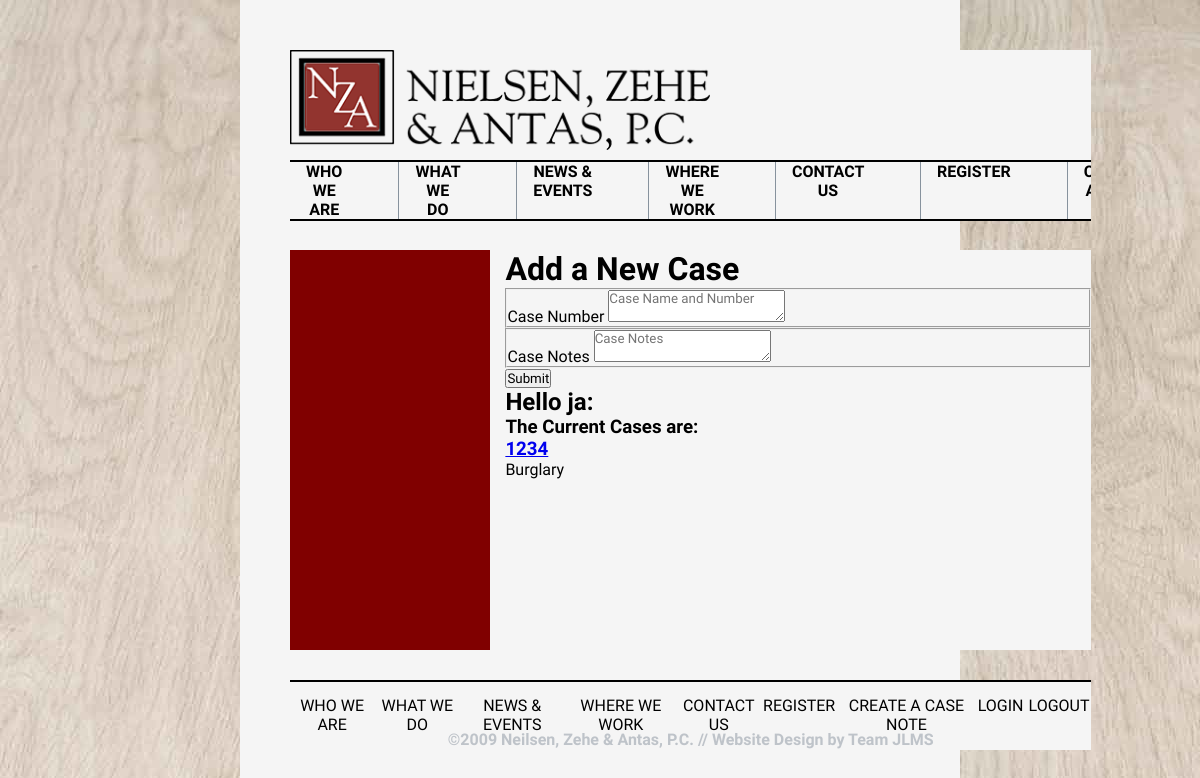
The page /create_cases (signed in) on the database as committed earlier.
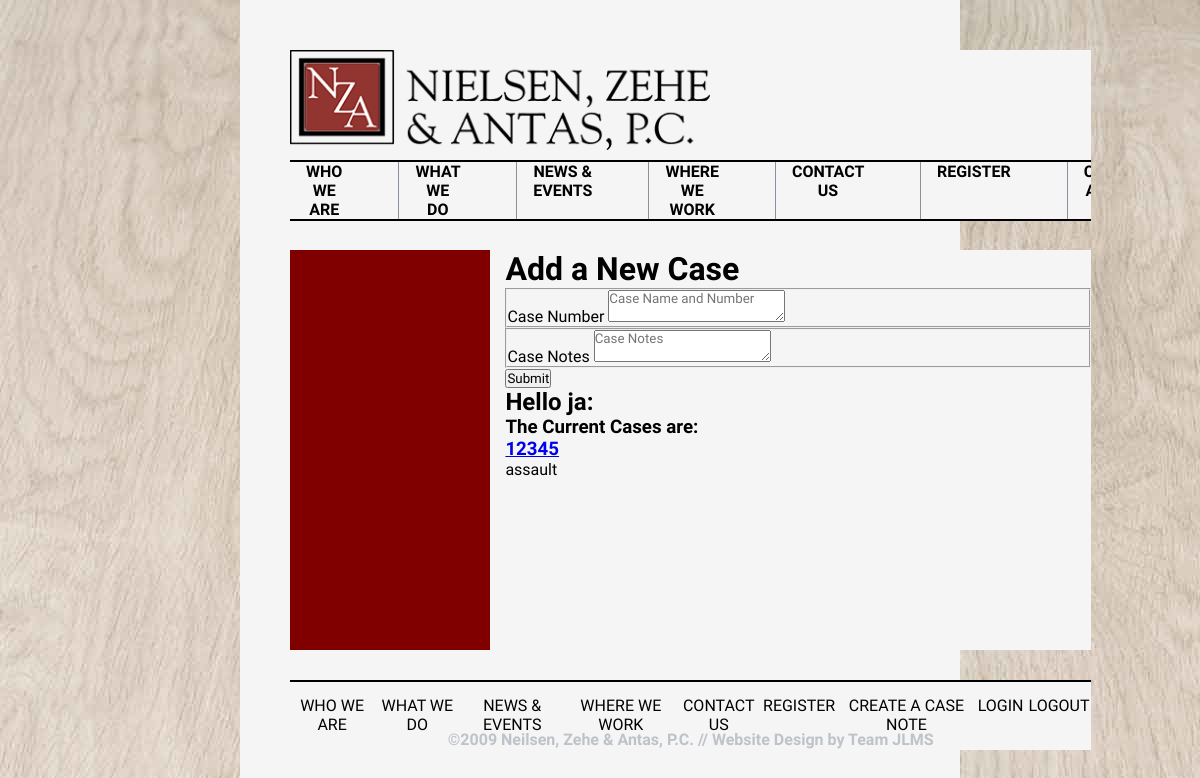
The same page on the database as committed later.
### NZA_Law/models.py (models this page shows, shortened)
class Lawyer(db.Model, UserMixin):
    id = db.Column(db.Integer, primary_key=True)
    username = db.Column(db.String(150), nullable=False, unique=True)
    email = db.Column(db.String(150), nullable=False, unique=True)
    password = db.Column(db.String(256), nullable=False)
    case = db.relationship('Case', backref='author', lazy=True)

class Case(db.Model):
    id = db.Column(db.Integer, primary_key=True)
    caseNum = db.Column(db.String(200))
    caseNotes = db.Column(db.String(300))
    date_created = db.Column(db.DateTime, nullable=False, default=datetime.utcnow)
    lawyer_id = db.Column(db.Integer, db.ForeignKey('lawyer.id'), nullable=False)

### NZA_Law/routes.py (the view, shortened to what this page needs)
@app.route('/create_cases', methods=['GET', "POST"])
@login_required
def create_cases():
    form = CaseNotesForm()
    cases = Case.query.all()
    return render_template('create_case.html', form=form, cases=cases)

### NZA_Law/forms.py
class CaseNotesForm(FlaskForm):
    caseNum = TextAreaField('Case Number', validators=[DataRequired()])
    caseNotes = TextAreaField('Case Notes', validators=[DataRequired()])
    submit = SubmitField()

### NZA_Law/models.py (called while the page is built)
@login.user_loader
def load_user(lawyer_id):
    return Lawyer.query.get(int(lawyer_id)) # This connects to the lawyer class that will be built here

### NZA_Law/templates/create_case.html (shortened to what this page needs)
{% extends 'base.html' %}
{% block content %}
<h1>Add a New Case</h1>
<form action="" method="POST">
    <div class="form-group">
        <fieldset>
            {{ form.caseNum.label }}
            {{ form.caseNum(class="form-control", placeholder='Case Name and Number') }}
        </fieldset>
        <fieldset>
            {{ form.caseNotes.label }}
            {{ form.caseNotes(class="form-control", placeholder='Case Notes') }}
        </fieldset>
        {{ form.submit(class='btn btn-success') }}
    </div>
</form>
<h2>Hello {{ current_user.username }}:</h2>
<h3>The Current Cases are: </h3>
{% if current_user.is_authenticated %}
{% for case in cases %}
    <div class="container">
        <h3>
            <a href="{{ url_for('case_detail', case_id = case.id) }}">{{ case.caseNum }}</a>
        </h3>
        <p>{{ case.caseNotes }}</p>
    </div>
{% endfor %}
{% else %}
<h2>That is not legal!</h2>
{%endif %}
{% endblock content %}

### NZA_Law/templates/base.html (shortened to what this page needs)
<!DOCTYPE html>
<html lang="en">
    <head>
        <link rel="stylesheet" href="../static/css/template_styles.css">
    </head>
    <body>
        <div class="page">
            <div class="blank1"></div>
            <div class="center">
                {% include 'nav.html' %}
                <div class="content">
                    <div class="sidebar">
                    </div>
                    <div class="content-text">
                        {% block content %}
                        {% endblock content %}
                    </div>
                </div>
                <footer>
                    {% include 'nav_footer.html' %}
                </footer>
            </div>
            <div class="blank2"></div>
        </div>
    </body>
</html>

### NZA_Law/templates/nav.html (shortened to what this page needs)
<header>
    <div class="logo">
        <a href="{{ url_for('home') }}">
            <img alt="NZA Law Website" src="../static/images/logo-invert.png" height="100%">
        </a>
    </div>
    <nav class="navbar">
        <ul>
        <li><a href="{{ url_for('who') }}">Who we are </a></li>
        <li><a href="{{ url_for('what') }}">what we do</a></li>
        <li><a href="https://www.theonion.com/">news & events</a></li>
        <li><a href="https://en.wikipedia.org/wiki/Carmen_Sandiego">where we work</a></li>
        <li><a href="{{ url_for('contact') }}">contact us</a></li>
        <li><a href="{{ url_for('register') }}">Register</a></li>
        <li><a href="{{ url_for('create_cases') }}">Create a Case Note</a></li>
        </ul>
    </nav>
</header>

### NZA_Law/templates/nav_footer.html
<div class="links">
    <nav>
        <ul>
            <li><a href="{{ url_for('who') }}">Who we are </a></li>
            <li><a href="{{ url_for('what') }}">what we do</a></li>
            <li><a href="https://www.theonion.com/">news & events</a></li>
            <li><a href="https://en.wikipedia.org/wiki/Carmen_Sandiego">where we work</a></li>
            <li><a href="{{ url_for('contact') }}">contact us</a></li>
            <li><a href="{{ url_for('register') }}">Register</a></li>
            <li><a href="{{ url_for('create_cases') }}">Create a Case Note</a></li>
            <li><a href="{{ url_for('login') }}" >Login</a></li>
            <li><a href="{{ url_for('logout') }}" >Logout</a></li>
        </ul>
    </nav>
</div>
<div class="copyright">
    <h4>&copy;2009 Neilsen, Zehe & Antas, P.C. // Website Design by Team JLMS</h4>
</div>

### NZA_Law/static/css/template_styles.css (style rules this page uses)
* { margin: 0; padding: 0; font-family: 'Source Sans Pro', sans-serif; }
body, html { background-image: url(images/nza_background.jpg); font-family: 'Source Sans Pro', sans-serif; }
.page { display: grid; width: 100vw; height: 100vh; grid-template-columns: 20% 60% 20%; grid-template-areas: "side1 center side2" }
.blank1 { grid-area: side1; }
.blank2 { grid-area: side2; }
.center { grid-area: center; background-color: whitesmoke; display: grid; width: 100%; height: 98%; grid-template-rows: 200px auto 120px; grid-template-areas: "header" "content" "footer"; }
div.center header { grid-area: header; background-color: whitesmoke; display: grid; width: auto; height: 135px; margin: 50px ; grid-template-rows: 100px; grid-template-areas: "logo", "navbar"; }
.content { grid-area: content; background-color: whitesmoke; display: grid; margin: 50px 50px 30px 50px; grid-template-columns: 25% 75%; grid-template-areas: "sidebar content-text"; }
div.center footer { grid-area: footer; background-color: whitesmoke; display: grid; width: auto; height: 70px; margin:0 50px ; grid-template-rows: 50px 20px; grid-template-areas: "links" "copyright"; }
div.logo img { grid-area: logo; background-color: whitesmoke; }
header nav { width: 100%; background-color: whitesmoke; border-top: 2px solid black; border-bottom: 2px solid black; margin: 10px auto; }
header ul { display: flex; justify-content: space-around; list-style-type: none; margin: 0 auto; padding: 0; overflow: hidden; background-color: whitesmoke; text-align: center; }
header li { padding-right: 5%; border-right:1px solid rgb(135, 146, 157); }
header li a { font-weight: 600; text-align: center; text-transform: uppercase; display: block; color: black; margin: 0 auto; padding: 0px 16px; text-decoration: none; }
div.sidebar { grid-area: sidebar; height: 400px; width: 100%; margin: 0 0 0 0; background-color: rgb(128, 0, 0); }
.content-text { grid-area: content-text; width: 97.5%; height: 100%; margin-left: 2.5%; }
footer nav { width: 100%; background-color: whitesmoke; border-top: 2px solid black; margin: 0 auto; }
footer ul { display: flex; justify-content: center; list-style-type: none; margin: 0; padding: 0; overflow: hidden; background-color: whitesmoke; text-align: center; }
footer li { border-right:1px solid whitesmoke; }
footer li:last-child { border-right: none; }
footer li a { font-weight: 500; text-transform: uppercase; display: block; color: black; margin: 0 auto; padding: 14px 2px; text-decoration: none; }
.copyright h4 { text-align: center; color: rgba(135, 146, 157, .5); }

Rows that differ between the two databases and show on the page:
changed Case: caseNum "1234" → "12345"; caseNotes "Burglary" → "assault"
